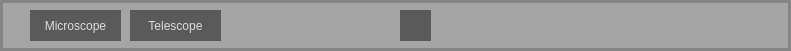
   <widget class="QFrame" name="frame_3">
    <property name="geometry">
     <rect>
      <x>-10</x>
      <y>240</y>
      <width>791</width>
      <height>51</height>
     </rect>
    </property>
    <property name="styleSheet">
     <string notr="true">border-radius: 0px;
border: 3px solid rgba(0, 0, 0, 50);
background-color: rgba(0, 0, 0, 50);

</string>
    </property>
    <property name="frameShape">
     <enum>QFrame::StyledPanel</enum>
    </property>
    <property name="frameShadow">
     <enum>QFrame::Raised</enum>
    </property>
    <widget class="QPushButton" name="pushButton_micmode">
     <property name="geometry">
      <rect>
       <x>30</x>
       <y>10</y>
       <width>91</width>
       <height>31</height>
      </rect>
     </property>
     <property name="styleSheet">
      <string notr="true">QPushButton {
	border: none;
	border-radius: 0px;
	background-color: rgb(90, 90, 90);
	color: rgb(220,220,220);
	font: 75 10pt &quot;MS Shell Dlg 2&quot;;
}

QPushButton:hover {
	color: white;
}

QPushButton:pressed {
	background-color: rgb(130, 180, 230);
	color: white;
}</string>
     </property>
     <property name="text">
      <string>Microscope</string>
     </property>
    </widget>
    <widget class="QPushButton" name="pushButton_telmode">
     <property name="geometry">
      <rect>
       <x>130</x>
       <y>10</y>
       <width>91</width>
       <height>31</height>
      </rect>
     </property>
     <property name="styleSheet">
      <string notr="true">QPushButton {
	border: none;
	border-radius: 0px;
	background-color: rgb(90, 90, 90);
	color: rgb(220,220,220);
	font: 75 10pt &quot;MS Shell Dlg 2&quot;;
}

QPushButton:hover {
	color: white;
}

QPushButton:pressed {
	background-color: rgb(130, 180, 230);
	color: white;
}</string>
     </property>
     <property name="text">
      <string>Telescope</string>
     </property>
    </widget>
    <widget class="QPushButton" name="pushButton_infobox">
     <property name="geometry">
      <rect>
       <x>400</x>
       <y>10</y>
       <width>31</width>
       <height>31</height>
      </rect>
     </property>
     <property name="styleSheet">
      <string notr="true">QPushButton {
	border: none;
	border-radius: 0px;
	background-color: rgb(90, 90, 90);
	background-image: url(:/icons/info.png);
	color: white;
}

QPushButton:hover {
	background-image: url(:/icons/infob.png);
	color: white;
}

QPushButton:pressed {
	background-color: rgb(130, 180, 230);
	color: white;
}</string>
     </property>
     <property name="text">
      <string/>
     </property>
    </widget>
   </widget>
